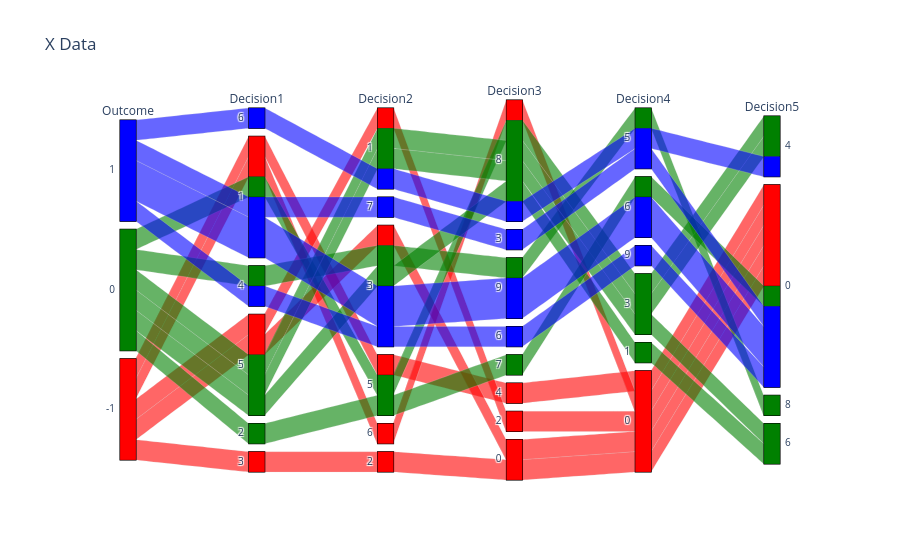

The code cell stored with this chart in its notebook:
### Code cell
import pandas as pd
import numpy as np
import plotly.express as px

new_x = pd.read_csv("X_TicTacToe.csv")
fig = px.parallel_categories(new_x, color = "Outcome", color_continuous_scale=["red", "green", "blue"], 
                                title="X Data")
fig.update_coloraxes(showscale=False)
fig.show()

### Figure 1 — Plotly figure (JSON) as saved in the notebook; plotly's stock layout.template omitted (floating-point values rounded to 4 significant figures)
{"data": [{"dimensions": [{"label": "Outcome", "values": [1, 1, 1, 1, 1, 0, 0, 0, 0, 0, 0, -1, -1, -1, -1, -1]}, {"label": "Decision1", "values": [6, 1, 1, 1, 4, 5, 1, 4, 5, 5, 2, 1, 1, 5, 5, 3]}, {"label": "Decision2", "values": [1, 7, 3, 3, 3, 1, 5, 3, 3, 1, 5, 6, 5, 1, 3, 2]}, {"label": "Decision3", "values": [8, 3, 9, 9, 6, 8, 8, 9, 8, 8, 7, 8, 4, 2, 0, 0]}, {"label": "Decision4", "values": [5, 5, 6, 6, 9, 3, 3, 5, 1, 3, 6, 0, 0, 0, 0, 0]}, {"label": "Decision5", "values": [4, 0, 0, 0, 0, 4, 4, 8, 6, 6, 0, 0, 0, 0, 0, 0]}], "domain": {"x": [0, 1], "y": [0, 1]}, "line": {"color": [1, 1, 1, 1, 1, 0, 0, 0, 0, 0, 0, -1, -1, -1, -1, -1], "coloraxis": "coloraxis"}, "name": "", "type": "parcats"}], "layout": {"autosize": true, "coloraxis": {"colorbar": {"title": {"text": "Outcome"}}, "colorscale": [[0, "red"], [0.5, "green"], [1, "blue"]], "showscale": false}, "legend": {"tracegroupgap": 0}, "title": {"text": "X Data"}}}
